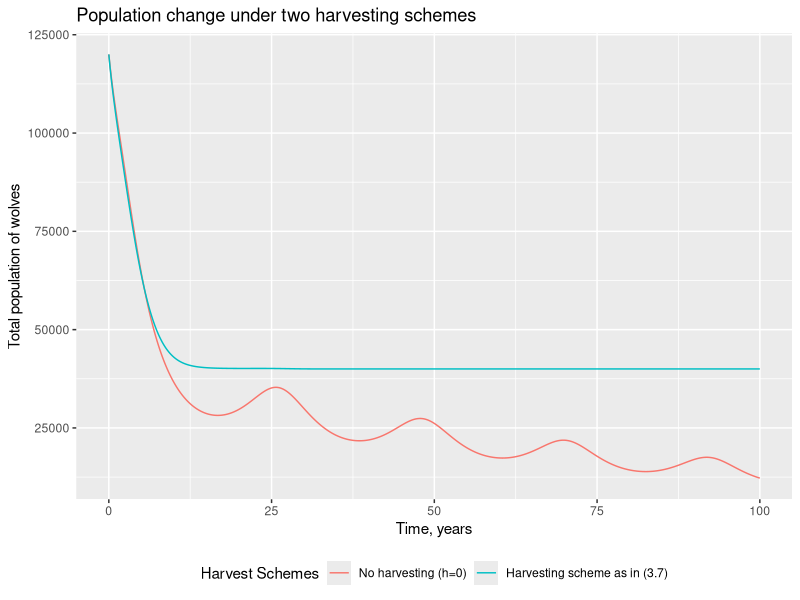

Write the R code that produced this figure.
require(data.table)
require(dplyr)
require(deSolve)
require(ggplot2)

de <- function(t, N, parms) {
    with(as.list(parms), {
        dN <- r * N[1] * (1 + (15*N[1]*cos(pi*t/11)-25*N)/(4*A0*d^t))*(25*N[1]/(A0*d^t) - 1)-800*(1+(3*cos(pi*t/11)-5)/(4*0.99^t))*(5/(0.99^t)-1)
        list(dN)
    })
} 
# parameters and preparations
outout<-data.table()
n0<-120000
timestep<-0.2
A0<-200000
d=0.99
r<-0.02

N<-c(N=n0)
time<-seq(0,100,timestep)
parms<-c(r=r,A0=A0,d=d)
really<-as.data.table(rk4(N,time,de,parms))
really<-mutate(really,h=1)

de <- function(t, N, parms) {
    with(as.list(parms), {
        dN <- r * N[1] * (1 + (15*N[1]*cos(pi*t/11)-25*N)/(4*A0*d^t))*(25*N[1]/(A0*d^t) - 1)
        list(dN)
    })
} 

parms<-c(r=r,A0=A0,d=d)
really2<-as.data.table(rk4(N,time,de,parms))
really2<-mutate(really2,h=0)
really<-bind_rows(really,really2)
ggplot(data=really,aes(x=time,y=N,color=factor(h,labels = c("No harvesting (h=0)","Harvesting scheme as in (3.7)"))))+geom_line()+
    labs(title="Population change under two harvesting schemes",
         x="Time, years",y="Total population of wolves",color="Harvest Schemes")+
    theme(legend.position="bottom")
